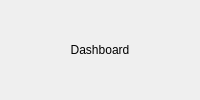
<?xml version="1.0" encoding="UTF-8"?>
<ui version="4.0">
 <class>WorkspaceHost</class>
 <widget class="QWidget" name="WorkspaceHost">
  <layout class="QVBoxLayout" name="mainLayout">
   <property name="leftMargin"><number>0</number></property>
   <property name="topMargin"><number>0</number></property>
   <property name="rightMargin"><number>0</number></property>
   <property name="bottomMargin"><number>0</number></property>
   <item>
    <widget class="QStackedWidget" name="workspaceStack">
     <property name="currentIndex"><number>0</number></property>
     <widget class="QWidget" name="pageDashboard">
      <layout class="QVBoxLayout"><item><widget class="QLabel" name="lblDashboard"><property name="text"><string>Dashboard</string></property><property name="alignment"><set>Qt::AlignmentFlag::AlignCenter</set></property></widget></item></layout>
     </widget>
     <widget class="QWidget" name="pageOperations">
      <layout class="QVBoxLayout"><item><widget class="QLabel" name="lblOperations"><property name="text"><string>Operations</string></property><property name="alignment"><set>Qt::AlignmentFlag::AlignCenter</set></property></widget></item></layout>
     </widget>
     <widget class="QWidget" name="pageControlCenter">
      <layout class="QVBoxLayout"><item><widget class="QLabel" name="lblControlCenter"><property name="text"><string>Control Center</string></property><property name="alignment"><set>Qt::AlignmentFlag::AlignCenter</set></property></widget></item></layout>
     </widget>
     <widget class="QWidget" name="pageQAGovernance">
      <layout class="QVBoxLayout"><item><widget class="QLabel" name="lblQAGovernance"><property name="text"><string>QA Governance</string></property><property name="alignment"><set>Qt::AlignmentFlag::AlignCenter</set></property></widget></item></layout>
     </widget>
     <widget class="QWidget" name="pageRuntimeDebug">
      <layout class="QVBoxLayout"><item><widget class="QLabel" name="lblRuntimeDebug"><property name="text"><string>Runtime Debug</string></property><property name="alignment"><set>Qt::AlignmentFlag::AlignCenter</set></property></widget></item></layout>
     </widget>
     <widget class="QWidget" name="pageSettings">
      <layout class="QVBoxLayout"><item><widget class="QLabel" name="lblSettings"><property name="text"><string>Settings</string></property><property name="alignment"><set>Qt::AlignmentFlag::AlignCenter</set></property></widget></item></layout>
     </widget>
     <widget class="QWidget" name="pageCommandCenter">
      <layout class="QVBoxLayout"><item><widget class="QLabel" name="lblCommandCenter"><property name="text"><string>Command Center</string></property><property name="alignment"><set>Qt::AlignmentFlag::AlignCenter</set></property></widget></item></layout>
     </widget>
    </widget>
   </item>
  </layout>
 </widget>
 <layoutdefault spacing="6" margin="11"/>
 <resources/><connections/>
</ui>
